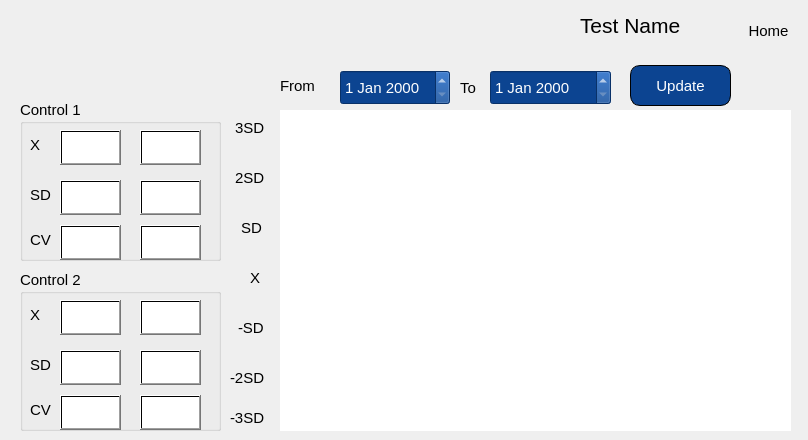
    <widget class="QWidget" name="page_8">
     <widget class="QLabel" name="label_46">
      <property name="geometry">
       <rect>
        <x>280</x>
        <y>71</y>
        <width>41</width>
        <height>30</height>
       </rect>
      </property>
      <property name="font">
       <font>
        <pointsize>11</pointsize>
       </font>
      </property>
      <property name="styleSheet">
       <string notr="true"/>
      </property>
      <property name="text">
       <string>From</string>
      </property>
     </widget>
     <widget class="QGroupBox" name="groupBox_6">
      <property name="geometry">
       <rect>
        <x>20</x>
        <y>100</y>
        <width>201</width>
        <height>161</height>
       </rect>
      </property>
      <property name="font">
       <font>
        <pointsize>11</pointsize>
       </font>
      </property>
      <property name="styleSheet">
       <string notr="true"/>
      </property>
      <property name="title">
       <string>Control 1</string>
      </property>
      <widget class="QLabel" name="label_61">
       <property name="geometry">
        <rect>
         <x>10</x>
         <y>30</y>
         <width>16</width>
         <height>30</height>
        </rect>
       </property>
       <property name="font">
        <font>
         <pointsize>11</pointsize>
        </font>
       </property>
       <property name="text">
        <string>X</string>
       </property>
       <property name="buddy">
        <cstring>lineEdit_30</cstring>
       </property>
      </widget>
      <widget class="QLabel" name="label_62">
       <property name="geometry">
        <rect>
         <x>10</x>
         <y>80</y>
         <width>21</width>
         <height>30</height>
        </rect>
       </property>
       <property name="font">
        <font>
         <pointsize>11</pointsize>
        </font>
       </property>
       <property name="text">
        <string>SD</string>
       </property>
       <property name="buddy">
        <cstring>lineEdit_33</cstring>
       </property>
      </widget>
      <widget class="QLabel" name="label_63">
       <property name="geometry">
        <rect>
         <x>10</x>
         <y>125</y>
         <width>21</width>
         <height>30</height>
        </rect>
       </property>
       <property name="font">
        <font>
         <pointsize>11</pointsize>
        </font>
       </property>
       <property name="text">
        <string>CV</string>
       </property>
      </widget>
      <widget class="QLineEdit" name="lineEdit_42">
       <property name="geometry">
        <rect>
         <x>40</x>
         <y>30</y>
         <width>61</width>
         <height>35</height>
        </rect>
       </property>
       <property name="font">
        <font>
         <pointsize>11</pointsize>
        </font>
       </property>
      </widget>
      <widget class="QLineEdit" name="lineEdit_43">
       <property name="geometry">
        <rect>
         <x>120</x>
         <y>30</y>
         <width>61</width>
         <height>35</height>
        </rect>
       </property>
       <property name="font">
        <font>
         <pointsize>11</pointsize>
        </font>
       </property>
      </widget>
      <widget class="QLineEdit" name="lineEdit_44">
       <property name="geometry">
        <rect>
         <x>120</x>
         <y>80</y>
         <width>61</width>
         <height>35</height>
        </rect>
       </property>
       <property name="font">
        <font>
         <pointsize>11</pointsize>
        </font>
       </property>
      </widget>
      <widget class="QLineEdit" name="lineEdit_45">
       <property name="geometry">
        <rect>
         <x>40</x>
         <y>80</y>
         <width>61</width>
         <height>35</height>
        </rect>
       </property>
       <property name="font">
        <font>
         <pointsize>11</pointsize>
        </font>
       </property>
      </widget>
      <widget class="QLineEdit" name="lineEdit_46">
       <property name="geometry">
        <rect>
         <x>120</x>
         <y>125</y>
         <width>61</width>
         <height>35</height>
        </rect>
       </property>
       <property name="font">
        <font>
         <pointsize>11</pointsize>
        </font>
       </property>
      </widget>
      <widget class="QLineEdit" name="lineEdit_47">
       <property name="geometry">
        <rect>
         <x>40</x>
         <y>125</y>
         <width>61</width>
         <height>35</height>
        </rect>
       </property>
       <property name="font">
        <font>
         <pointsize>11</pointsize>
        </font>
       </property>
      </widget>
      <widget class="QPushButton" name="pushButton_190">
       <property name="geometry">
        <rect>
         <x>120</x>
         <y>30</y>
         <width>61</width>
         <height>35</height>
        </rect>
       </property>
       <property name="styleSheet">
        <string notr="true">background:qlineargradient(spread:pad, x1:0, y1:0, x2:1, y2:0, stop:0 rgba(0, 0, 0, 0), stop:1 rgba(0,0,0,0))</string>
       </property>
       <property name="text">
        <string/>
       </property>
      </widget>
      <widget class="QPushButton" name="pushButton_191">
       <property name="geometry">
        <rect>
         <x>120</x>
         <y>80</y>
         <width>61</width>
         <height>35</height>
        </rect>
       </property>
       <property name="styleSheet">
        <string notr="true">background:qlineargradient(spread:pad, x1:0, y1:0, x2:1, y2:0, stop:0 rgba(0, 0, 0, 0), stop:1 rgba(0,0,0,0))</string>
       </property>
       <property name="text">
        <string/>
       </property>
      </widget>
      <widget class="QPushButton" name="pushButton_192">
       <property name="geometry">
        <rect>
         <x>120</x>
         <y>125</y>
         <width>61</width>
         <height>35</height>
        </rect>
       </property>
       <property name="styleSheet">
        <string notr="true">background:qlineargradient(spread:pad, x1:0, y1:0, x2:1, y2:0, stop:0 rgba(0, 0, 0, 0), stop:1 rgba(0,0,0,0))</string>
       </property>
       <property name="text">
        <string/>
       </property>
      </widget>
      <widget class="QPushButton" name="pushButton_193">
       <property name="geometry">
        <rect>
         <x>40</x>
         <y>125</y>
         <width>61</width>
         <height>35</height>
        </rect>
       </property>
       <property name="styleSheet">
        <string notr="true">background:qlineargradient(spread:pad, x1:0, y1:0, x2:1, y2:0, stop:0 rgba(0, 0, 0, 0), stop:1 rgba(0,0,0,0))</string>
       </property>
       <property name="text">
        <string/>
       </property>
      </widget>
      <widget class="QPushButton" name="pushButton_194">
       <property name="geometry">
        <rect>
         <x>40</x>
         <y>80</y>
         <width>61</width>
         <height>35</height>
        </rect>
       </property>
       <property name="styleSheet">
        <string notr="true">background:qlineargradient(spread:pad, x1:0, y1:0, x2:1, y2:0, stop:0 rgba(0, 0, 0, 0), stop:1 rgba(0,0,0,0))</string>
       </property>
       <property name="text">
        <string/>
       </property>
      </widget>
      <widget class="QPushButton" name="pushButton_189">
       <property name="geometry">
        <rect>
         <x>40</x>
         <y>30</y>
         <width>61</width>
         <height>35</height>
        </rect>
       </property>
       <property name="styleSheet">
        <string notr="true">background:qlineargradient(spread:pad, x1:0, y1:0, x2:1, y2:0, stop:0 rgba(0, 0, 0, 0), stop:1 rgba(0,0,0,0))</string>
       </property>
       <property name="text">
        <string/>
       </property>
      </widget>
     </widget>
     <widget class="QLabel" name="label_47">
      <property name="geometry">
       <rect>
        <x>460</x>
        <y>73</y>
        <width>21</width>
        <height>30</height>
       </rect>
      </property>
      <property name="font">
       <font>
        <pointsize>11</pointsize>
       </font>
      </property>
      <property name="styleSheet">
       <string notr="true"/>
      </property>
      <property name="text">
       <string>To</string>
      </property>
     </widget>
     <widget class="QLabel" name="label_51">
      <property name="geometry">
       <rect>
        <x>230</x>
        <y>410</y>
        <width>41</width>
        <height>16</height>
       </rect>
      </property>
      <property name="font">
       <font>
        <pointsize>11</pointsize>
       </font>
      </property>
      <property name="styleSheet">
       <string notr="true"/>
      </property>
      <property name="text">
       <string>-3SD</string>
      </property>
     </widget>
     <widget class="QLabel" name="label_45">
      <property name="geometry">
       <rect>
        <x>580</x>
        <y>10</y>
        <width>161</width>
        <height>31</height>
       </rect>
      </property>
      <property name="font">
       <font>
        <pointsize>16</pointsize>
       </font>
      </property>
      <property name="styleSheet">
       <string notr="true"/>
      </property>
      <property name="text">
       <string>Test Name</string>
      </property>
     </widget>
     <widget class="QToolButton" name="toolButton_12">
      <property name="geometry">
       <rect>
        <x>738</x>
        <y>0</y>
        <width>61</width>
        <height>61</height>
       </rect>
      </property>
      <property name="font">
       <font>
        <pointsize>11</pointsize>
       </font>
      </property>
      <property name="styleSheet">
       <string notr="true">
border:none;
border-radius:30%;</string>
      </property>
      <property name="text">
       <string>Home</string>
      </property>
      <property name="icon">
       <iconset resource="icons.qrc">
        <normaloff>:/img/output-onlinepngtools.png</normaloff>:/img/output-onlinepngtools.png</iconset>
      </property>
      <property name="iconSize">
       <size>
        <width>50</width>
        <height>50</height>
       </size>
      </property>
     </widget>
     <widget class="QPushButton" name="pushButton_306">
      <property name="geometry">
       <rect>
        <x>630</x>
        <y>65</y>
        <width>101</width>
        <height>41</height>
       </rect>
      </property>
      <property name="font">
       <font>
        <pointsize>11</pointsize>
       </font>
      </property>
      <property name="styleSheet">
       <string notr="true">QPushButton
{
background-color: rgb(12, 68, 145);
 border: 1px solid black;
     border-radius: 10px;
color: rgb(255, 255, 255);
}</string>
      </property>
      <property name="text">
       <string>Update</string>
      </property>
     </widget>
     <widget class="QLabel" name="label_53">
      <property name="geometry">
       <rect>
        <x>235</x>
        <y>120</y>
        <width>41</width>
        <height>16</height>
       </rect>
      </property>
      <property name="font">
       <font>
        <pointsize>11</pointsize>
       </font>
      </property>
      <property name="styleSheet">
       <string notr="true"/>
      </property>
      <property name="text">
       <string>3SD</string>
      </property>
     </widget>
     <widget class="QDateEdit" name="dateEdit">
      <property name="geometry">
       <rect>
        <x>340</x>
        <y>70</y>
        <width>110</width>
        <height>35</height>
       </rect>
      </property>
      <property name="font">
       <font>
        <pointsize>11</pointsize>
       </font>
      </property>
      <property name="styleSheet">
       <string notr="true">color: rgb(255, 255, 255);
background-color: rgb(12, 68, 145);</string>
      </property>
     </widget>
     <widget class="QLabel" name="label_49">
      <property name="geometry">
       <rect>
        <x>238</x>
        <y>320</y>
        <width>31</width>
        <height>16</height>
       </rect>
      </property>
      <property name="font">
       <font>
        <pointsize>11</pointsize>
       </font>
      </property>
      <property name="styleSheet">
       <string notr="true"/>
      </property>
      <property name="text">
       <string>-SD</string>
      </property>
     </widget>
     <widget class="QLabel" name="label_52">
      <property name="geometry">
       <rect>
        <x>241</x>
        <y>220</y>
        <width>21</width>
        <height>16</height>
       </rect>
      </property>
      <property name="font">
       <font>
        <pointsize>11</pointsize>
       </font>
      </property>
      <property name="styleSheet">
       <string notr="true"/>
      </property>
      <property name="text">
       <string>SD</string>
      </property>
     </widget>
     <widget class="QLabel" name="label_50">
      <property name="geometry">
       <rect>
        <x>230</x>
        <y>370</y>
        <width>41</width>
        <height>16</height>
       </rect>
      </property>
      <property name="font">
       <font>
        <pointsize>11</pointsize>
       </font>
      </property>
      <property name="styleSheet">
       <string notr="true"/>
      </property>
      <property name="text">
       <string>-2SD</string>
      </property>
     </widget>
     <widget class="QGroupBox" name="groupBox_7">
      <property name="geometry">
       <rect>
        <x>20</x>
        <y>270</y>
        <width>201</width>
        <height>161</height>
       </rect>
      </property>
      <property name="font">
       <font>
        <pointsize>11</pointsize>
       </font>
      </property>
      <property name="styleSheet">
       <string notr="true"/>
      </property>
      <property name="title">
       <string>Control 2</string>
      </property>
      <widget class="QLabel" name="label_64">
       <property name="geometry">
        <rect>
         <x>10</x>
         <y>30</y>
         <width>16</width>
         <height>30</height>
        </rect>
       </property>
       <property name="font">
        <font>
         <pointsize>11</pointsize>
        </font>
       </property>
       <property name="text">
        <string>X</string>
       </property>
       <property name="buddy">
        <cstring>lineEdit_36</cstring>
       </property>
      </widget>
      <widget class="QLabel" name="label_65">
       <property name="geometry">
        <rect>
         <x>10</x>
         <y>80</y>
         <width>21</width>
         <height>30</height>
        </rect>
       </property>
       <property name="font">
        <font>
         <pointsize>11</pointsize>
        </font>
       </property>
       <property name="text">
        <string>SD</string>
       </property>
      </widget>
      <widget class="QLabel" name="label_66">
       <property name="geometry">
        <rect>
         <x>10</x>
         <y>125</y>
         <width>21</width>
         <height>30</height>
        </rect>
       </property>
       <property name="font">
        <font>
         <pointsize>11</pointsize>
        </font>
       </property>
       <property name="text">
        <string>CV</string>
       </property>
      </widget>
      <widget class="QLineEdit" name="lineEdit_48">
       <property name="geometry">
        <rect>
         <x>40</x>
         <y>30</y>
         <width>61</width>
         <height>35</height>
        </rect>
       </property>
       <property name="font">
        <font>
         <pointsize>11</pointsize>
        </font>
       </property>
      </widget>
      <widget class="QLineEdit" name="lineEdit_49">
       <property name="geometry">
        <rect>
         <x>120</x>
         <y>30</y>
         <width>61</width>
         <height>35</height>
        </rect>
       </property>
       <property name="font">
        <font>
         <pointsize>11</pointsize>
        </font>
       </property>
      </widget>
      <widget class="QLineEdit" name="lineEdit_50">
       <property name="geometry">
        <rect>
         <x>120</x>
         <y>80</y>
         <width>61</width>
         <height>35</height>
        </rect>
       </property>
       <property name="font">
        <font>
         <pointsize>11</pointsize>
        </font>
       </property>
      </widget>
      <widget class="QLineEdit" name="lineEdit_51">
       <property name="geometry">
        <rect>
         <x>40</x>
         <y>80</y>
         <width>61</width>
         <height>35</height>
        </rect>
       </property>
       <property name="font">
        <font>
         <pointsize>11</pointsize>
        </font>
       </property>
      </widget>
      <widget class="QLineEdit" name="lineEdit_52">
       <property name="geometry">
        <rect>
         <x>120</x>
         <y>125</y>
         <width>61</width>
         <height>35</height>
        </rect>
       </property>
       <property name="font">
        <font>
         <pointsize>11</pointsize>
        </font>
       </property>
      </widget>
      <widget class="QLineEdit" name="lineEdit_53">
       <property name="geometry">
        <rect>
         <x>40</x>
         <y>125</y>
         <width>61</width>
         <height>35</height>
        </rect>
       </property>
       <property name="font">
        <font>
         <pointsize>11</pointsize>
        </font>
       </property>
      </widget>
      <widget class="QPushButton" name="pushButton_195">
       <property name="geometry">
        <rect>
         <x>40</x>
         <y>30</y>
         <width>61</width>
         <height>35</height>
        </rect>
       </property>
       <property name="styleSheet">
        <string notr="true">background:qlineargradient(spread:pad, x1:0, y1:0, x2:1, y2:0, stop:0 rgba(0, 0, 0, 0), stop:1 rgba(0,0,0,0))</string>
       </property>
       <property name="text">
        <string/>
       </property>
      </widget>
      <widget class="QPushButton" name="pushButton_196">
       <property name="geometry">
        <rect>
         <x>120</x>
         <y>125</y>
         <width>61</width>
         <height>35</height>
        </rect>
       </property>
       <property name="styleSheet">
        <string notr="true">background:qlineargradient(spread:pad, x1:0, y1:0, x2:1, y2:0, stop:0 rgba(0, 0, 0, 0), stop:1 rgba(0,0,0,0))</string>
       </property>
       <property name="text">
        <string/>
       </property>
      </widget>
      <widget class="QPushButton" name="pushButton_197">
       <property name="geometry">
        <rect>
         <x>120</x>
         <y>80</y>
         <width>61</width>
         <height>35</height>
        </rect>
       </property>
       <property name="styleSheet">
        <string notr="true">background:qlineargradient(spread:pad, x1:0, y1:0, x2:1, y2:0, stop:0 rgba(0, 0, 0, 0), stop:1 rgba(0,0,0,0))</string>
       </property>
       <property name="text">
        <string/>
       </property>
      </widget>
      <widget class="QPushButton" name="pushButton_198">
       <property name="geometry">
        <rect>
         <x>120</x>
         <y>30</y>
         <width>61</width>
         <height>35</height>
        </rect>
       </property>
       <property name="styleSheet">
        <string notr="true">background:qlineargradient(spread:pad, x1:0, y1:0, x2:1, y2:0, stop:0 rgba(0, 0, 0, 0), stop:1 rgba(0,0,0,0))</string>
       </property>
       <property name="text">
        <string/>
       </property>
      </widget>
      <widget class="QPushButton" name="pushButton_199">
       <property name="geometry">
        <rect>
         <x>40</x>
         <y>80</y>
         <width>61</width>
         <height>35</height>
        </rect>
       </property>
       <property name="styleSheet">
        <string notr="true">background:qlineargradient(spread:pad, x1:0, y1:0, x2:1, y2:0, stop:0 rgba(0, 0, 0, 0), stop:1 rgba(0,0,0,0))</string>
       </property>
       <property name="text">
        <string/>
       </property>
      </widget>
      <widget class="QPushButton" name="pushButton_200">
       <property name="geometry">
        <rect>
         <x>40</x>
         <y>125</y>
         <width>61</width>
         <height>35</height>
        </rect>
       </property>
       <property name="styleSheet">
        <string notr="true">background:qlineargradient(spread:pad, x1:0, y1:0, x2:1, y2:0, stop:0 rgba(0, 0, 0, 0), stop:1 rgba(0,0,0,0))</string>
       </property>
       <property name="text">
        <string/>
       </property>
      </widget>
     </widget>
     <widget class="QDateEdit" name="dateEdit_2">
      <property name="geometry">
       <rect>
        <x>490</x>
        <y>70</y>
        <width>121</width>
        <height>35</height>
       </rect>
      </property>
      <property name="font">
       <font>
        <pointsize>11</pointsize>
       </font>
      </property>
      <property name="styleSheet">
       <string notr="true">color: rgb(255, 255, 255);
background-color: rgb(12, 68, 145);</string>
      </property>
     </widget>
     <widget class="QLabel" name="label_48">
      <property name="geometry">
       <rect>
        <x>250</x>
        <y>270</y>
        <width>21</width>
        <height>16</height>
       </rect>
      </property>
      <property name="font">
       <font>
        <pointsize>11</pointsize>
       </font>
      </property>
      <property name="styleSheet">
       <string notr="true"/>
      </property>
      <property name="text">
       <string>X</string>
      </property>
     </widget>
     <widget class="QLabel" name="label_54">
      <property name="geometry">
       <rect>
        <x>235</x>
        <y>170</y>
        <width>41</width>
        <height>16</height>
       </rect>
      </property>
      <property name="font">
       <font>
        <pointsize>11</pointsize>
       </font>
      </property>
      <property name="styleSheet">
       <string notr="true"/>
      </property>
      <property name="text">
       <string>2SD</string>
      </property>
     </widget>
     <widget class="QCustomPlot" name="customPlot_2" native="true">
      <property name="geometry">
       <rect>
        <x>280</x>
        <y>110</y>
        <width>511</width>
        <height>321</height>
       </rect>
      </property>
      <property name="styleSheet">
       <string notr="true">background-color: rgb(255, 255, 255);</string>
      </property>
     </widget>
    </widget>
